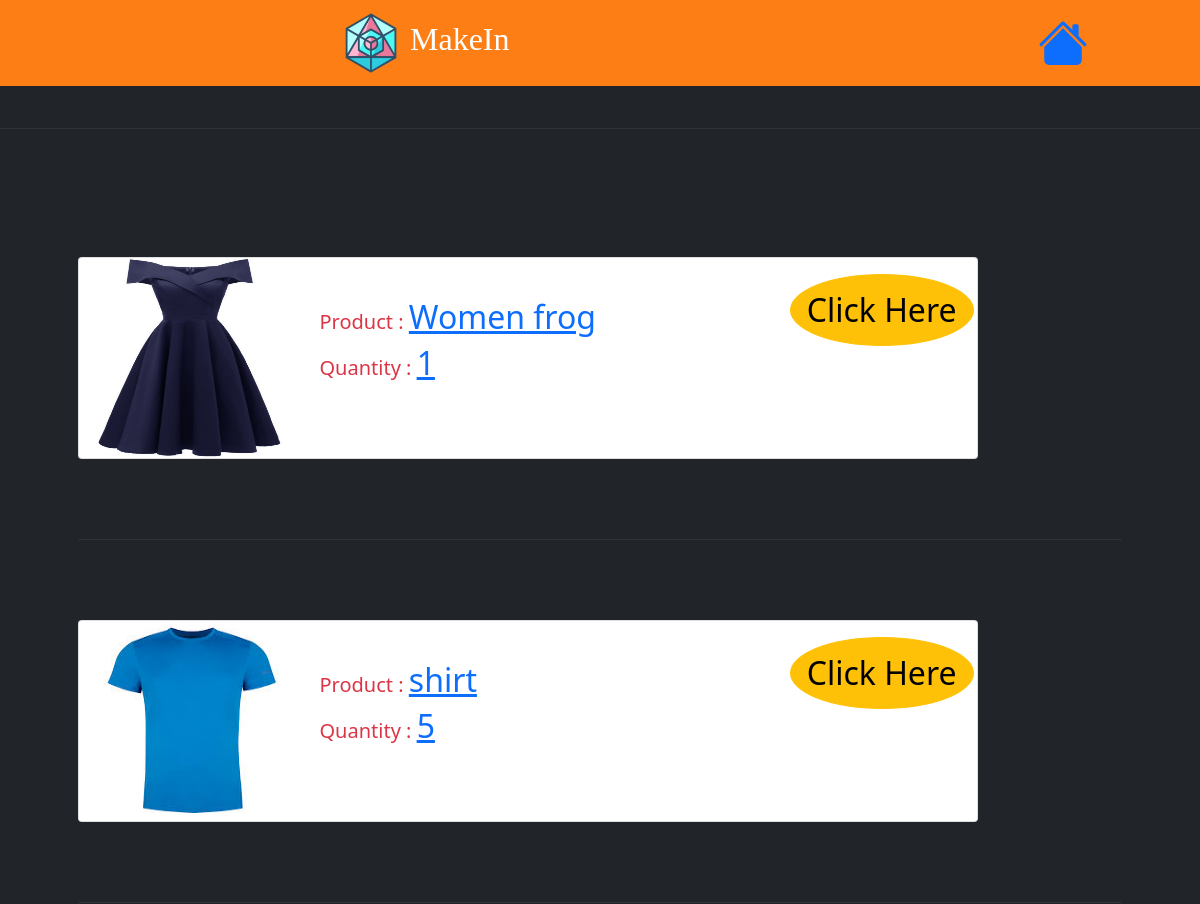
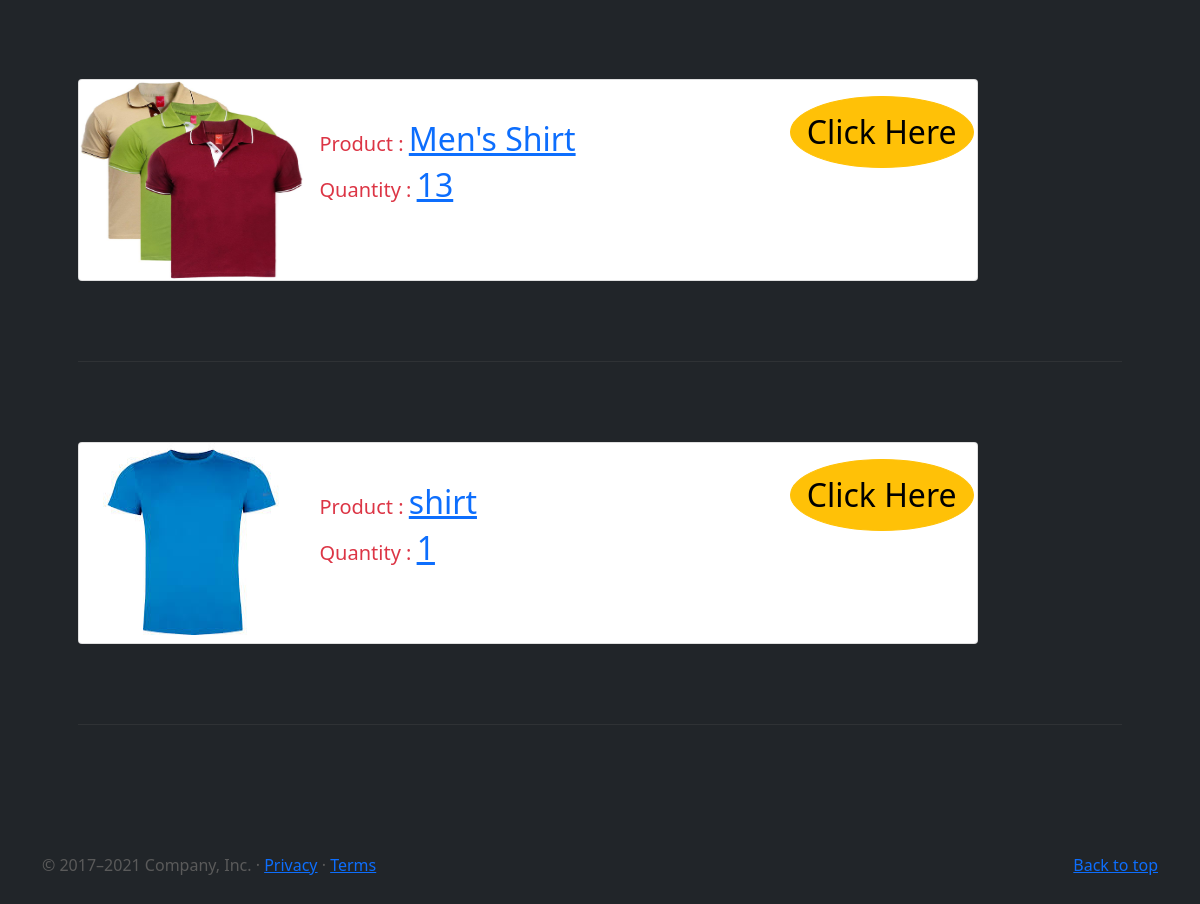
Screenshot of /offers (signed in) with the database file from the repository (2 pictures, top to bottom).
### rbidapp/models.py (models this page shows)
class BidProduct(models.Model):
    user = models.ForeignKey(User,on_delete=models.CASCADE)
    b_name = models.CharField(max_length = 200, default='')
    b_img = models.CharField(max_length = 200, default='')
    b_about = models.TextField()
    b_price = models.PositiveIntegerField( default=0)
    b_qty = models.PositiveIntegerField()
    b_expiry = models.DateTimeField()
    class Meta:
        verbose_name_plural='BidProduct'

### rbidapp/views.py (the view)
# urls.py: path('offers', views.offers_list,name = 'offers-list'),
@login_required
def offers_list(request):
    offers = BidProduct.objects.all()
    return render (request, 'offer-list.html',{'offers':offers})

### rbidapp/templates/offer-list.html
{% extends 'base-seller.html' %}
{% load static %}
{% block content %}
<main>
	    <hr class="featurette-divider">
	<div class="container marketing p-5">
{% for offer in offers %}
<div class="card mb-3 " style="max-width: 900px;">
  <div class="row g-0">
    <div class="col-md-3">
      <img src="/media/{{offer.b_img}}" style="width:500px;height:200px;" class="img-fluid rounded-start" alt="...">
    </div>
    <div class="col-md-5">
      <div class="card-body">
	  <a class="p-3"></a>
        <h5 class="card-title text-danger">Product : <a class="text-primary h2" >{{offer.b_name}}</a></h2>
        <h5 class="card-text text-danger">Quantity : <a class="text-primary h2" >{{offer.b_qty}}</a></h3>
      </div>
    </div>
	<div class="col-md-3">
      <div class="card-body">
	  <a class="p-5" ></a>
	  <a href="offer/{{offer.id}}" class="btn btn-warning rounded-circle p-3"><span class="h2" >Click Here</span></a>
      </div>
    </div>
  </div>
</div>
    <hr class="featurette-divider">
{% endfor %}
	</div>
</main>
{% endblock %}

### rbidapp/static/css/carousel.css (style rules this page uses)
body { padding-top: 3rem; padding-bottom: 3rem; color: #5a5a5a; }
.featurette-divider { margin: 5rem 0; }

### rows the page displays
BidProduct: b_img (picture), b_name "Women frog", b_qty "1"
BidProduct: b_img (picture), b_name "shirt", b_qty "5"
BidProduct: b_img (picture), b_name "Men's Shirt", b_qty "13"
BidProduct: b_img (picture), b_name "shirt", b_qty "1"
